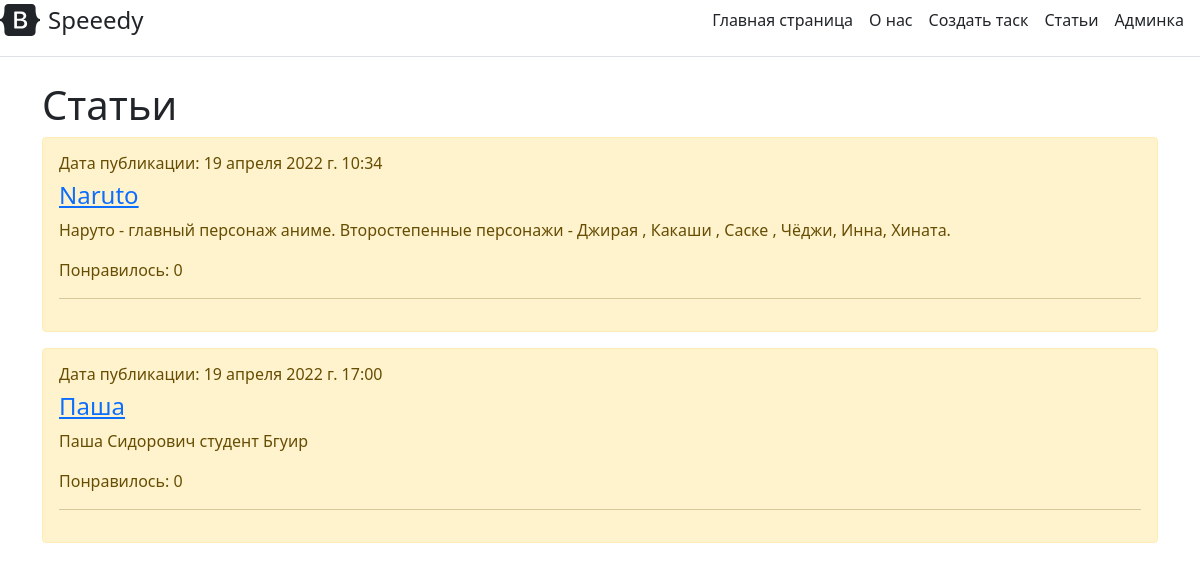
The page /articles on the database its author committed.
### main/models.py (models this page shows)
class Article(models.Model):
    class Meta:
        db_table = 'article'
    article_title = models.CharField(max_length=200)
    article_text = models.TextField()
    article_data = models.DateTimeField()
    article_likes = models.IntegerField(default=0)

### main/views.py (the view)
# urls.py: path('articles', views.articles, name='articles'),
def articles(request):
    articles = Article.objects.all()
    return render(request, 'main/articles.html', {'title': 'Стена', 'articles': articles})

### main/templates/main/articles.html (shortened to what this page needs)
{% extends 'main/base.html' %}
{% block contects %}
    <h1>Статьи</h1>
    {% if articles %}
        {% for article in articles %}
            <div class="alert alert-warning mt-2">
                <h6>Дата публикации: {{ article.article_data }}</h6>
                <h4><a href="/articles/get/{{ article.id }}">{{ article.article_title }}</a></h4>
                <p>{{ article.article_text }}</p>
                <p>Понравилось: {{ article.article_likes }}</p>
                <hr>
            </div>
        {% endfor %}
    {% else %}
        <p>Нет сатьей</p>
    {% endif %}
{% endblock %}

### main/templates/main/base.html (shortened to what this page needs)
<!DOCTYPE html>
<html lang="en">
<head>
    <link rel="stylesheet" href="https://cdn.jsdelivr.net/npm/bootstrap@5.1.3/dist/css/bootstrap.min.css">
</head>
<body>
<div class="d-flex flex-column flex-md-row align-items-center pb-3 mb-4 border-bottom">
    <a href="/" class="d-flex align-items-center text-dark text-decoration-none">
        <span class="fs-4">Speeedy</span>
    </a>
    <nav class="d-inline-flex mt-2 mt-md-0 ms-md-auto">
        <a class="me-3 py-2 text-dark text-decoration-none" href="{% url 'home' %}">Главная страница</a>
        <a class="me-3 py-2 text-dark text-decoration-none" href="{% url 'about' %}">О нас</a>
        <a class="me-3 py-2 text-dark text-decoration-none" href="{% url 'create' %}">Создать таск</a>
        <a class="me-3 py-2 text-dark text-decoration-none" href="{% url 'articles' %}">Статьи</a>
        <a class="me-3 py-2 text-dark text-decoration-none" href="/admin">Админка</a>
    </nav>
</div>
<div class="container">{% block contects %}{% endblock %}</div>
</body>
</html>

### rows shown on the page
Article: article_data "19 апреля 2022 г. 10:34", article_title "Naruto", article_text "Наруто - главный персонаж аниме. Второстепенные персонажи - Джирая , Какаши , Саске , Чёджи, Инна, Хината.", article_likes "0"
Article: article_data "19 апреля 2022 г. 17:00", article_title "Паша", article_text "Паша Сидорович студент Бгуир", article_likes "0"
